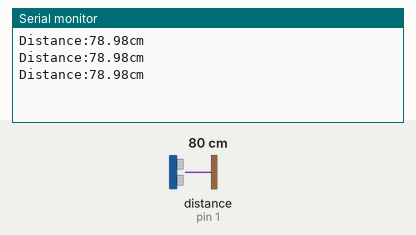
The sketch below on a simulated Arduino Uno, built with avr-gcc and run on an emulated ATmega328P. Parts: the last lines printed to the serial monitor. Wiring (inferred from the names in the program): ultrasonic range finder: trigger pin 3; echo pin 1. Inputs (shaded band) come from the test bench; at power-on: distance to the obstacle (sensor on pin 1) 80 cm. The echo pulse lasts 58.3 µs per cm.

Above: at 1.3 s.
1.4 s: distance to the obstacle (sensor on pin 1) set to 2 cm
At 1.9 s:
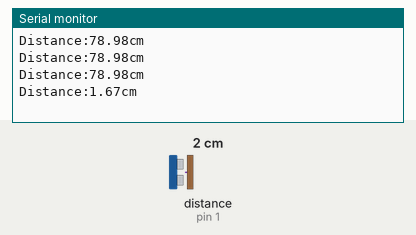
2.9 s: distance to the obstacle (sensor on pin 1) set to 4 cm
At 3.4 s:
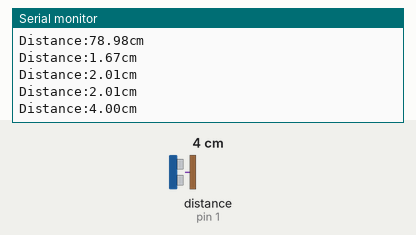
Timing chart, 0 to 5.9 s (numbered marks = the images above; inputs shaded):
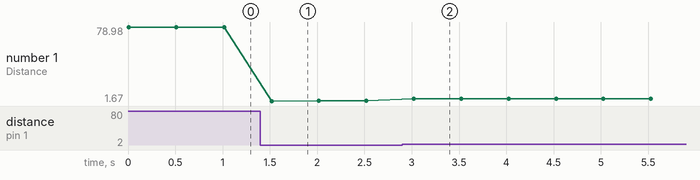

The sketch:

02_Distance.ino
```cpp
const int trigPin = 3; //3:ConnectorA 4:ConnectorB
const int echoPin = 1; //1:ConnectorA 5:ConnectorB

float Duration = 0; //Received Interval Time
float Distance = 0; //Calculation results from Duration

void setup() {
  Serial.begin(115200);
  pinMode(echoPin,INPUT);
  pinMode(trigPin,OUTPUT);
}

void loop() {
  digitalWrite(trigPin, LOW);
  delayMicroseconds(2);
  digitalWrite(trigPin, HIGH); //Ultrasonic output
  delayMicroseconds(10);
  digitalWrite(trigPin, LOW);

  Duration = pulseIn(echoPin, HIGH); //Input from sensor
  Duration = Duration/2; //Half the round trip time
  Distance = Duration*340*100/1000000; //Set sonic speed to 340 m/s

  //Look at the serial monitor
  Serial.print("Distance:");
  Serial.print(Distance);
  Serial.println("cm");
  delay(500);
}
```

Measured:
- after the input at 1.4 s, the serial monitor: prints a new line after 0.12 s (image 1)
- after the input at 2.9 s, the serial monitor: prints a new line after 0.12 s (image 2)
- plotted number 1: 78.98 → 2.01 after the input at 1.4 s, 2.01 → 4 after the input at 2.9 s
